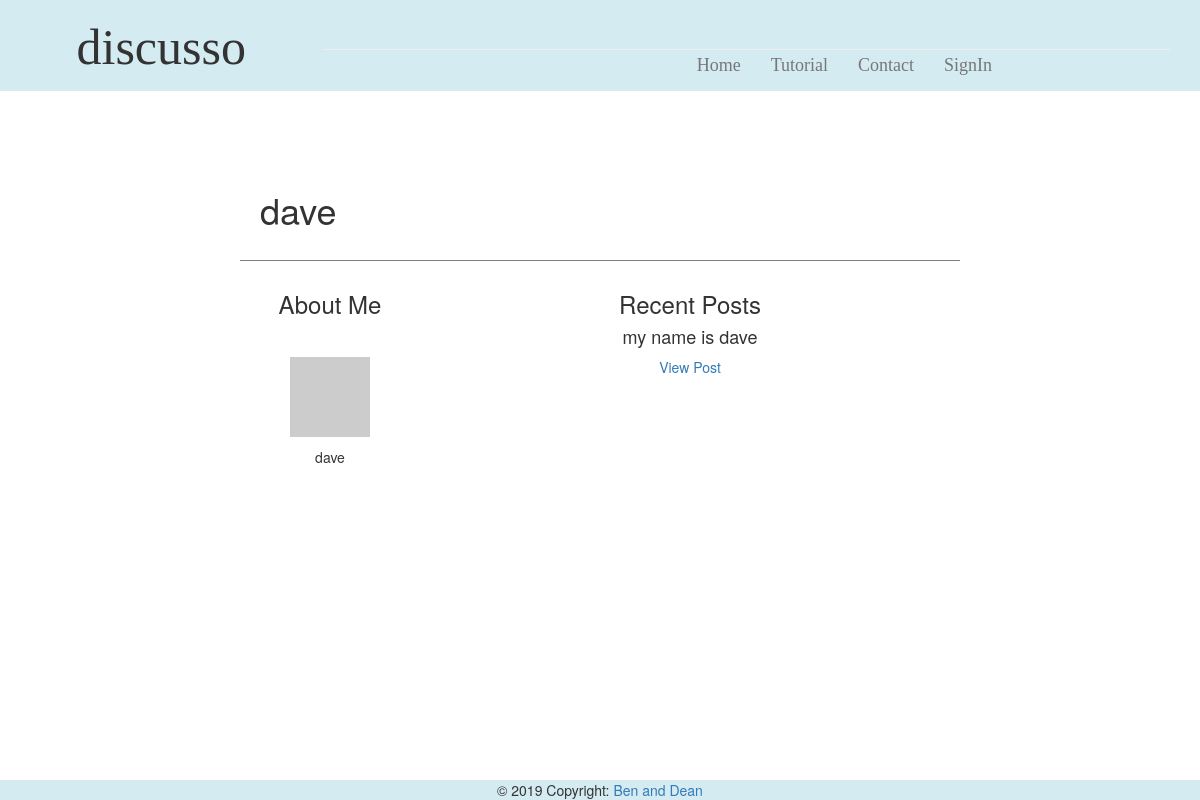
The page /profile/5 on the database as committed earlier.
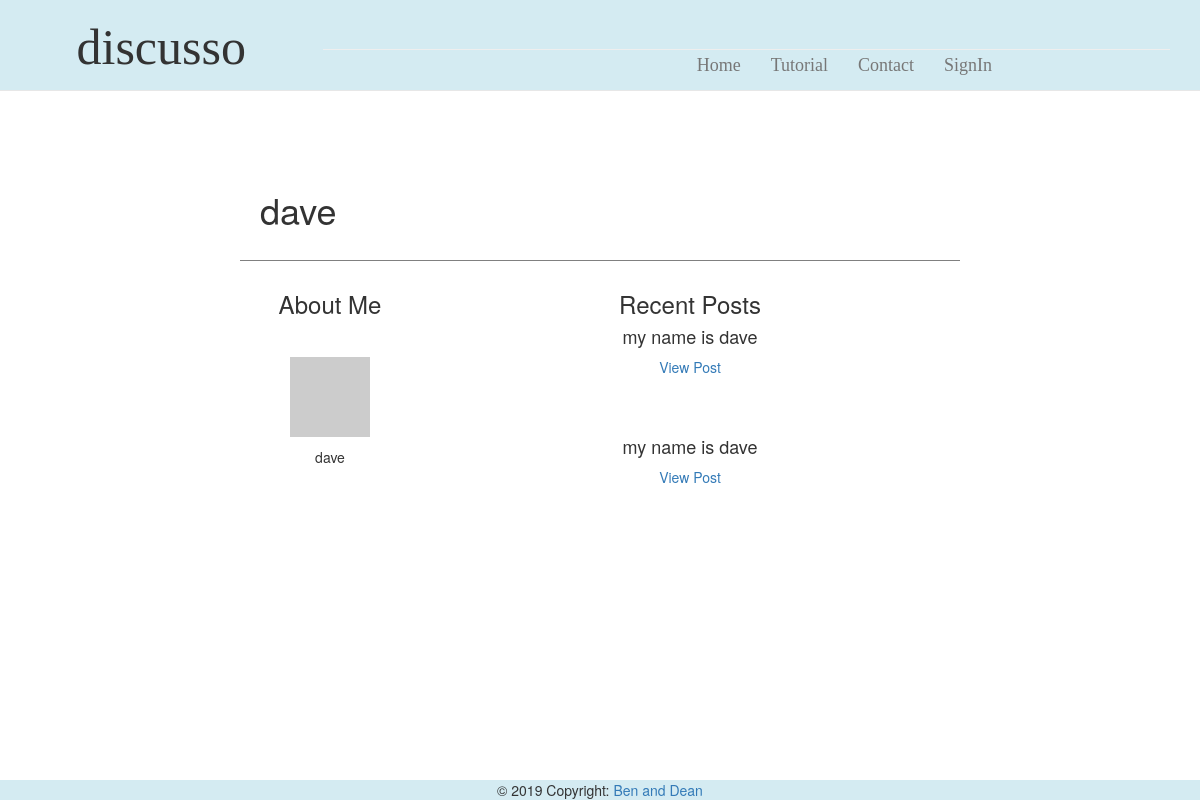
The same page on the database as committed later.
### app/models.py (models this page shows, shortened)
class User(UserMixin, db.Model):
    id = db.Column(db.Integer, primary_key=True)
    username = db.Column(db.String(64), index=True, unique=True)
    bio = db.Column(db.String(248))
    passwd_hash = db.Column(db.String(128))
    email = db.Column(db.String(120), index=True, unique=True)
    admin = db.Column(db.Boolean)
    def avatar(self, size):
        digest = md5(self.email.lower().encode('utf-8')).hexdigest()
        return 'https://www.gravatar.com/avatar/{}?d=identicon&s={}'.format(
            digest, size)
    posts = db.relationship('Post', backref='author', lazy='dynamic')
    replies = db.relationship('Reply', backref='author', lazy='dynamic')

class Post(db.Model):
    id = db.Column(db.Integer, primary_key=True)
    title = db.Column(db.String(64))
    desc = db.Column(db.String(248))
    blesses = db.Column(db.Integer, default=0)
    curses = db.Column(db.Integer, default=0)
    timestamp = db.Column(db.DateTime, index=True, default=datetime.utcnow)
    user_id = db.Column(db.Integer, db.ForeignKey('user.id'))
    p_replies = db.relationship('Reply', backref='ogPost', lazy='dynamic')

### app/routes.py (the view)
@app.route('/profile/<userid>')
def profile(userid):
    allPost= Post.query.all()
    myUser = User.query.get(userid)
    if myUser == None:
        return redirect(url_for('homepage'))
    return render_template('profile.html', title='Profile', user=myUser, post=allPost)

### app/templates/profile.html (shortened to what this page needs)
{% extends "topbar.html" %}
{% block content %}
<div class="container-fluid">
  <div class="leftSide col-lg-2">
  </div>
  <div class="mainArea col-lg-8">
    <div class="container-fluid">
      <div class="special">
        <h1> {{user.username}}</h1>
      </div>
      <div class="profileLeft col-lg-3">
        <h3>About Me</h3>
        <br>
        <div class="imgBox">
          <img src="{{ user.avatar(128) }}">
        </div>
        <p> {{user.bio}}</p>
      </div>
      <div class="profileRight col-lg-9">
        <h3>Recent Posts</h3>
        {% for p in post %}
        {%if p.user_id == user.id %}
        <h4> {{ p.title }}</h4>
        <p><a href="{{ url_for('topic',postid = '') }}{{p.id}}"> View Post </a> </p>
        <br><br>
        {% endif %}
        {% endfor %}
      </div>
    </div>
  </div>
  <div class="leftSide col-lg-2">
  </div>
</div>
{% endblock %}

### app/templates/topbar.html (shortened to what this page needs)
<html>
<head>
    <link rel="stylesheet" href="https://maxcdn.bootstrapcdn.com/bootstrap/3.4.0/css/bootstrap.min.css">
    <link rel="stylesheet" type="text/css" href="{{ url_for('static',filename='stylesheet.css') }}">
</head>
<body>
    <nav class="hidden-xs hidden-sm navbar navbar-default navbar-fixed-top">
        <div class="top container-fluid">
            <div class="hidden-xs hidden-sm navTitle col-lg-3">
                <div class="nav-brand">
                    <h1>discusso</h1>
                </div>
            </div>
            <div class="hidden-xs hidden-sm topbarRight col-lg-9">
                <div class="page-header">
                    <ul class="nav navbar-nav navbar-right">
                        <li><a href="{{ url_for('homepage') }}">Home</a></li>
                        <li><a href="{{ url_for('tutorial') }}">Tutorial</a></li>
                        <li><a href="{{ url_for('contact') }}">Contact</a></li>
                        {% if current_user.is_anonymous %}
                        <li><a href="{{ url_for('signin') }}">SignIn</a></li>
                        {% else %}
                        <li><a href="{{ url_for('profile',userid = '') }}{{current_user.id}}">Profile</a></li>
                        <li><a href="{{ url_for('logout') }}">Sign Out</a></li>
                        {% endif %}
                    </ul>
                </div>
            </div>
        </div>
    </nav>
    {% block content %}{% endblock %}
    <footer class="page-footer font-small blue pt-4">
        <div class="container-fluid text-center">
            <div class="footer-copyright text-center py-3">© 2019 Copyright:
                <a href="http://http://teaching.csse.uwa.edu.au/units/CITS3403/"> Ben and Dean</a>
            </div>
        </div>
    </footer>
</body>
</html>

### app/static/stylesheet.css (style rules this page uses)
@media (min-width: 900px) { body { padding-top: 150px; } }
.navbar-default { text-align: center; background-color: #d4ebf2; font-family: Cambria, Cochin, Georgia, Times, 'Times New Roman', serif; font-size: large; }
.nav { padding-right: 30%; }
.page-header { padding-left: 30%; }
.navTitle h1 { font-size: 50px; }
.page-footer { background-color: #d4ebf2; position: fixed; bottom: 0; width: 100%; height: -15px; }
.special { padding: 20px; border-bottom: 1px solid grey; margin-bottom: 10px; }
.profileLeft { text-align: center; }
.profileRight { text-align: center; }
.imgBox { padding: 10px; text-align: center; }

Rows that differ between the two databases and show on the page:
added Post: title "my name is dave"
